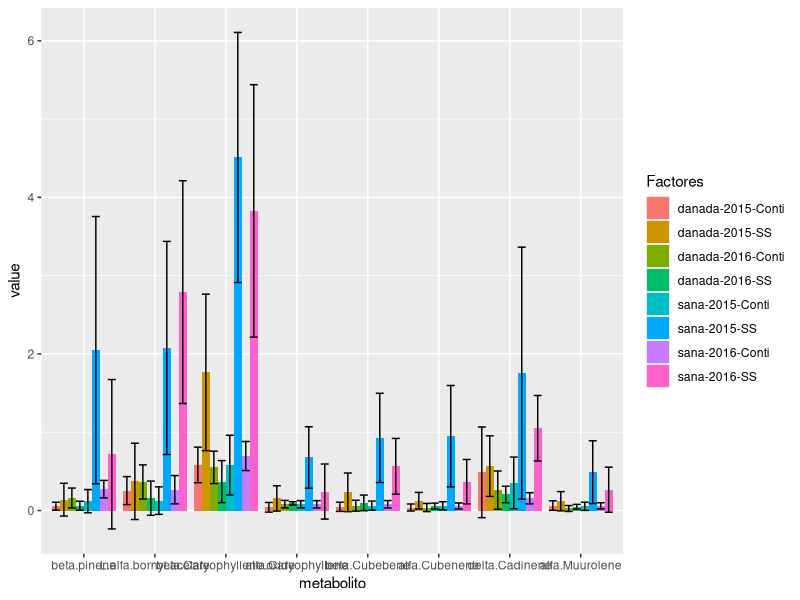
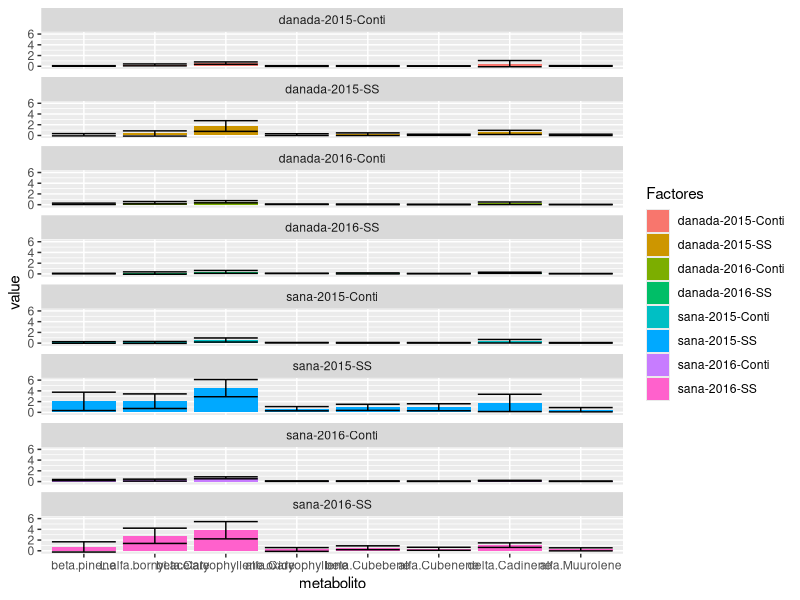
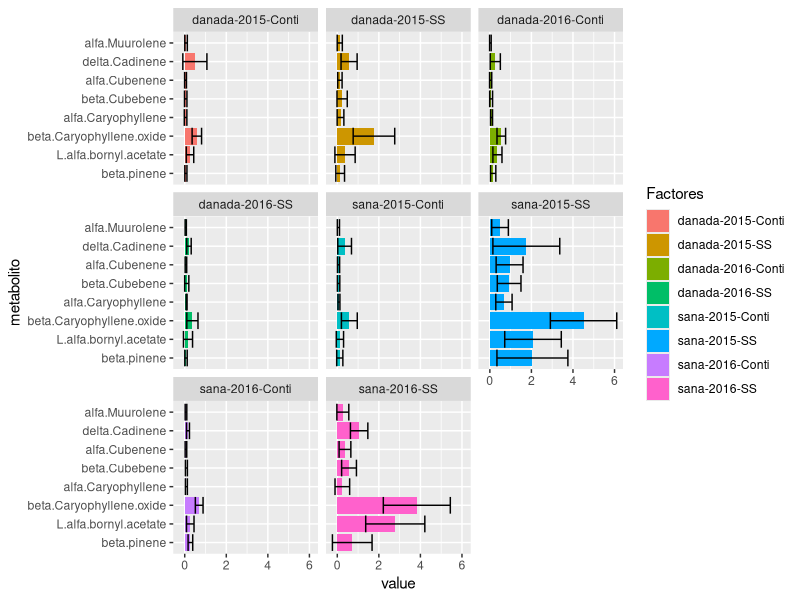
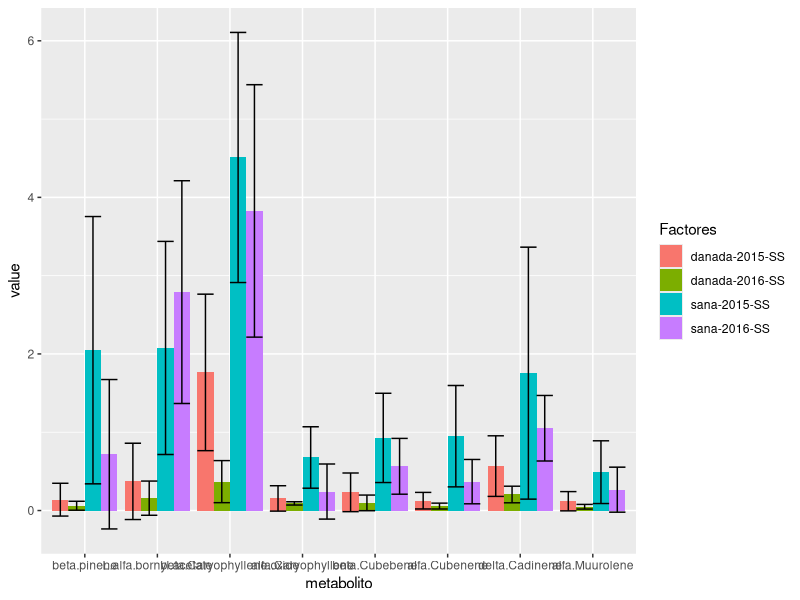
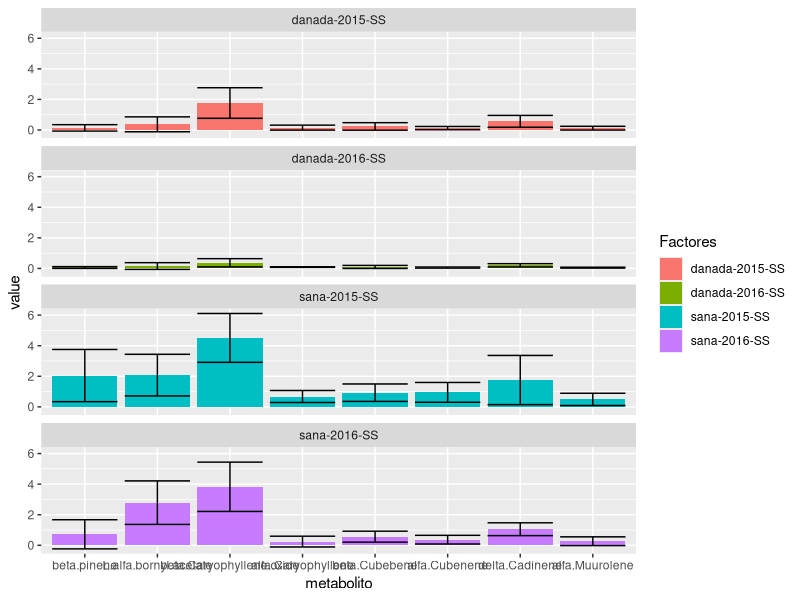
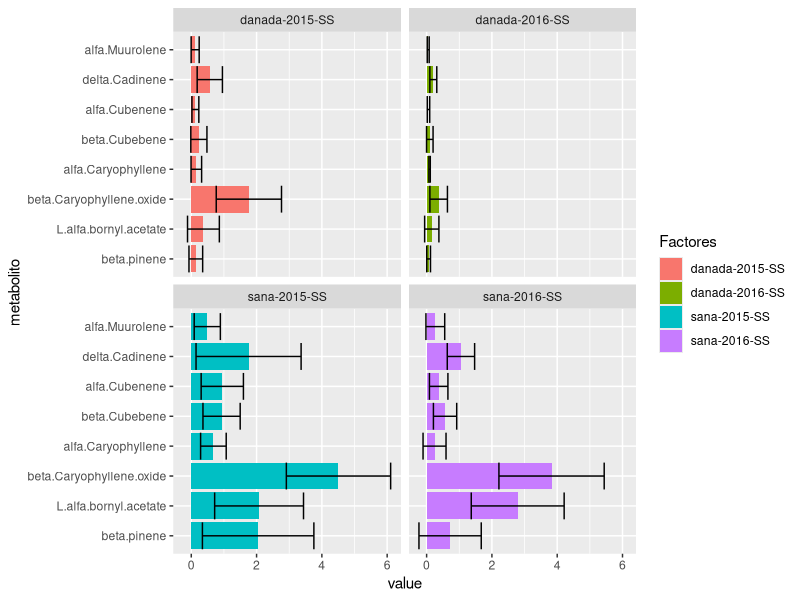
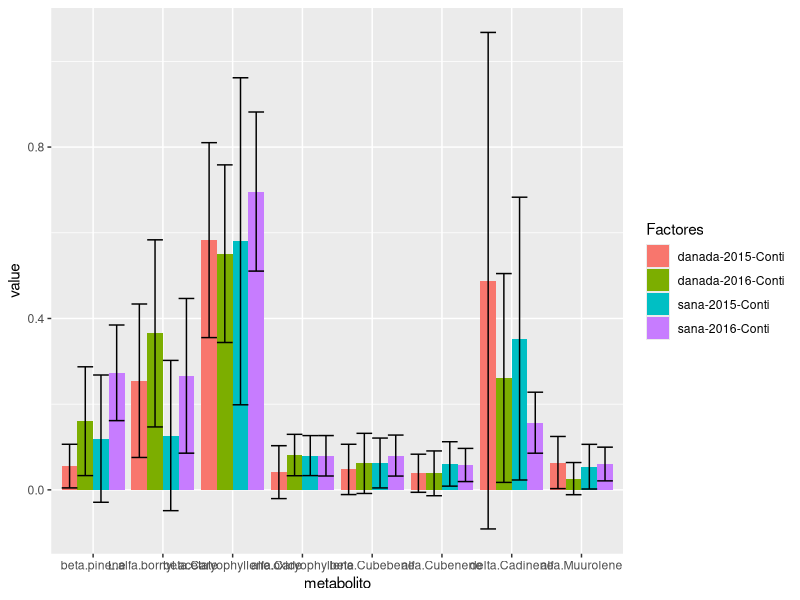
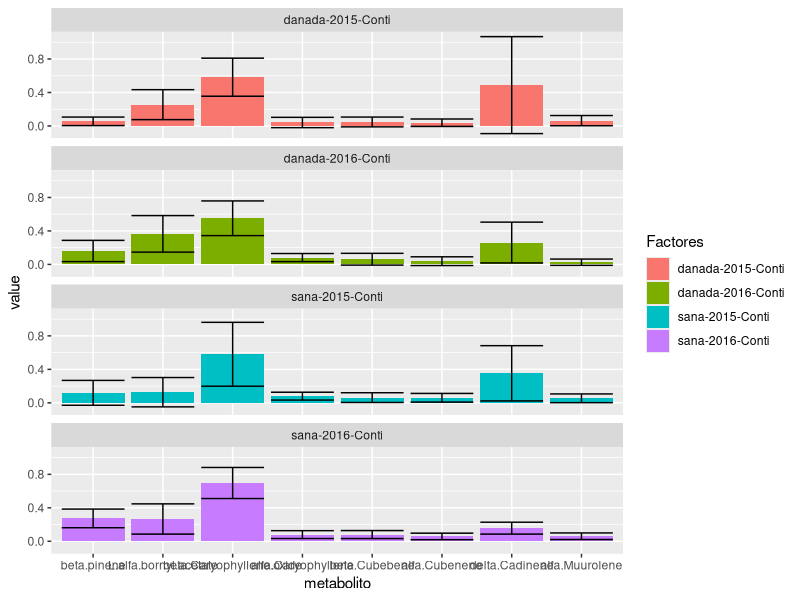

Recreate these plots in R, in order.
#Cargar datos
metabolitos<- read.csv("../../data/Tablas_datos/metabolitos_Tesis_Vero.csv")

metabolitos2<- data.frame(metabolitos$C.A.T,metabolitos$C.A, metabolitos$Temporada,metabolitos$Condicion, metabolitos$A.expo, metabolitos$Muestra, metabolitos$mmet)

colnames(metabolitos2)<- c("C.A.T", "C.A", "Temporada",
                           "Condicion", "A.expo", "Muestra", "mmet") 

# Calcular X1
metabolitos2$x1<-(metabolitos$microlitros.de.estandar*metabolitos$miligramos/metabolitos$microlitros)*2/1000


#Calcular X2,X3,X4,X5 para cada metabolito

# beta.pinene
metabolitos2$X2_beta.pinene <- metabolitos2$x1*metabolitos$beta.pinene/metabolitos$P.Area.estandar 
metabolitos2$X3_beta.pinene <- metabolitos2$X2_beta.pinene*metabolitos$microlitros.de.metabolitos/metabolitos$microlitros.de.inyeccion 
metabolitos2$X4_beta.pinene <- metabolitos2$X3_beta.pinene*100/metabolitos$Peso.acicula.gramos
metabolitos2$X5_beta.pinene <- metabolitos2$X4_beta.pinene*1000
# L.alfa.bornyl.acetate
metabolitos2$X2_L.alfa.bornyl.acetate <- metabolitos2$x1*metabolitos$L.alfa.bornyl.acetate/metabolitos$P.Area.estandar 
metabolitos2$X3_L.alfa.bornyl.acetate <- metabolitos2$X2_L.alfa.bornyl.acetate*metabolitos$microlitros.de.metabolitos/metabolitos$microlitros.de.inyeccion 
metabolitos2$X4_L.alfa.bornyl.acetate <- metabolitos2$X3_L.alfa.bornyl.acetate*100/metabolitos$Peso.acicula.gramos
metabolitos2$X5_L.alfa.bornyl.acetate <- metabolitos2$X4_L.alfa.bornyl.acetate*1000
# beta.Caryophyllene.oxide
metabolitos2$X2_beta.Caryophyllene.oxide <- metabolitos2$x1*metabolitos$beta.Caryophyllene.oxide/metabolitos$P.Area.estandar 
metabolitos2$X3_beta.Caryophyllene.oxide <- metabolitos2$X2_beta.Caryophyllene.oxide*metabolitos$microlitros.de.metabolitos/metabolitos$microlitros.de.inyeccion 
metabolitos2$X4_beta.Caryophyllene.oxide <- metabolitos2$X3_beta.Caryophyllene.oxide*100/metabolitos$Peso.acicula.gramos
metabolitos2$X5_beta.Caryophyllene.oxide <- metabolitos2$X4_beta.Caryophyllene.oxide*1000
#  alfa.Caryophyllene
metabolitos2$X2_alfa.Caryophyllene <- metabolitos2$x1*metabolitos$alfa.Caryophyllene/metabolitos$P.Area.estandar 
metabolitos2$X3_alfa.Caryophyllene <- metabolitos2$X2_alfa.Caryophyllene*metabolitos$microlitros.de.metabolitos/metabolitos$microlitros.de.inyeccion 
metabolitos2$X4_alfa.Caryophyllene <- metabolitos2$X3_alfa.Caryophyllene*100/metabolitos$Peso.acicula.gramos
metabolitos2$X5_alfa.Caryophyllene <- metabolitos2$X4_alfa.Caryophyllene*1000
# beta.Cubebene
metabolitos2$X2_beta.Cubebene <- metabolitos2$x1*metabolitos$beta.Cubebene/metabolitos$P.Area.estandar 
metabolitos2$X3_beta.Cubebene <- metabolitos2$X2_beta.Cubebene*metabolitos$microlitros.de.metabolitos/metabolitos$microlitros.de.inyeccion 
metabolitos2$X4_beta.Cubebene <- metabolitos2$X3_beta.Cubebene*100/metabolitos$Peso.acicula.gramos
metabolitos2$X5_beta.Cubebene <- metabolitos2$X4_beta.Cubebene*1000
# alfa.Cubenene
metabolitos2$X2_alfa.Cubenene  <- metabolitos2$x1*metabolitos$alfa.Cubenene/metabolitos$P.Area.estandar 
metabolitos2$X3_alfa.Cubenene  <- metabolitos2$X2_alfa.Cubenene *metabolitos$microlitros.de.metabolitos/metabolitos$microlitros.de.inyeccion 
metabolitos2$X4_alfa.Cubenene  <- metabolitos2$X3_alfa.Cubenene *100/metabolitos$Peso.acicula.gramos
metabolitos2$X5_alfa.Cubenene  <- metabolitos2$X4_alfa.Cubenene *1000
# delta.Cadinene
metabolitos2$X2_delta.Cadinene <- metabolitos2$x1*metabolitos$delta.Cadinene/metabolitos$P.Area.estandar 
metabolitos2$X3_delta.Cadinene <- metabolitos2$X2_delta.Cadinene*metabolitos$microlitros.de.metabolitos/metabolitos$microlitros.de.inyeccion 
metabolitos2$X4_delta.Cadinene <- metabolitos2$X3_delta.Cadinene*100/metabolitos$Peso.acicula.gramos
metabolitos2$X5_delta.Cadinene <- metabolitos2$X4_delta.Cadinene*1000
# alfa.Muurolene
metabolitos2$X2_alfa.Muurolene <- metabolitos2$x1*metabolitos$alfa.Muurolene/metabolitos$P.Area.estandar 
metabolitos2$X3_alfa.Muurolene <- metabolitos2$X2_alfa.Muurolene*metabolitos$microlitros.de.metabolitos/metabolitos$microlitros.de.inyeccion 
metabolitos2$X4_alfa.Muurolene <- metabolitos2$X3_alfa.Muurolene*100/metabolitos$Peso.acicula.gramos
metabolitos2$X5_alfa.Muurolene <- metabolitos2$X4_alfa.Muurolene*1000

# Data frame con datos a partir de la [] del estandar 

metabolitos3<- data.frame(metabolitos2$C.A.T,metabolitos2$C.A,metabolitos2$Temporada,metabolitos2$Condicion,metabolitos2$A.expo, metabolitos2$Muestra, metabolitos2$mmet,
                          metabolitos2$X4_beta.pinene, metabolitos2$X4_L.alfa.bornyl.acetate , metabolitos2$X4_beta.Caryophyllene.oxide, metabolitos2$X4_alfa.Caryophyllene,
                          metabolitos2$X4_beta.Cubebene,metabolitos2$X4_alfa.Cubenene,metabolitos2$X4_delta.Cadinene,metabolitos2$X4_alfa.Muurolene)


# Cambiar nombres a las columnas

colnames(metabolitos3)<- c("C-A-T","C-A","Temporada","Condicion", "A.exposicion", "Muestra","n.GC-MS",
                           "beta.pinene","L.alfa.bornyl.acetate","beta.Caryophyllene.oxide","alfa.Caryophyllene",
                           "beta.Cubebene","alfa.Cubenene","delta.Cadinene","alfa.Muurolene")


# Plotear
library(ggplot2)
library(reshape2)



# TODAS

metabolites_mean <- aggregate(metabolitos3[,8:15], by=list(Factores=metabolitos3$`C-A-T`), FUN=mean) 
metabolites_sd <- aggregate(metabolitos3[,8:15], by=list(Factores=metabolitos3$`C-A-T`), FUN=sd) 
df_mean <- melt(metabolites_mean, id.vars=c("Factores"), variable.name = "metabolito", value.name="value")
df_sd <- melt(metabolites_sd, id.vars=c("Factores"), variable.name = "metabolito", value.name="value")


limits <- aes(ymax = df_mean[,"value"] + df_sd[,"value"], ymin=df_mean[,"value"] - df_sd[,"value"])

p <- ggplot(df_mean, aes(metabolito, value, fill = Factores)) + 
  geom_bar(position="dodge", stat="identity") + geom_errorbar(limits, position="dodge")
print(p) 

p <- ggplot(df_mean, aes(metabolito, value)) + geom_bar(aes(fill = Factores), stat="identity") + 
  facet_wrap(~Factores, ncol=1) + geom_errorbar(limits, position="dodge")
print(p) 

p + coord_flip() + facet_wrap(~ Factores)

#SS
metabolitos4<-data.frame(metabolitos3)[1:20,]

metabolites_mean <- aggregate(metabolitos4[,8:15], by=list(Factores=metabolitos4$C.A.T), FUN=mean) 
metabolites_sd <- aggregate(metabolitos4[,8:15], by=list(Factores=metabolitos4$C.A.T), FUN=sd) 
df_mean <- melt(metabolites_mean, id.vars=c("Factores"), variable.name = "metabolito", value.name="value")
df_sd <- melt(metabolites_sd, id.vars=c("Factores"), variable.name = "metabolito", value.name="value")


limits <- aes(ymax = df_mean[,"value"] + df_sd[,"value"], ymin=df_mean[,"value"] - df_sd[,"value"])

p <- ggplot(df_mean, aes(metabolito, value, fill = Factores)) + 
  geom_bar(position="dodge", stat="identity") + geom_errorbar(limits, position="dodge")
print(p) 

p <- ggplot(df_mean, aes(metabolito, value)) + geom_bar(aes(fill = Factores), stat="identity") + 
  facet_wrap(~Factores, ncol=1) + geom_errorbar(limits, position="dodge")
print(p) 

p + coord_flip() + facet_wrap(~ Factores)

#CONTINGENCIA

metabolitos4<-data.frame(metabolitos3)[21:40,]

metabolites_mean <- aggregate(metabolitos4[,8:15], by=list(Factores=metabolitos4$C.A.T), FUN=mean) 
metabolites_sd <- aggregate(metabolitos4[,8:15], by=list(Factores=metabolitos4$C.A.T), FUN=sd) 
df_mean <- melt(metabolites_mean, id.vars=c("Factores"), variable.name = "metabolito", value.name="value")
df_sd <- melt(metabolites_sd, id.vars=c("Factores"), variable.name = "metabolito", value.name="value")


limits <- aes(ymax = df_mean[,"value"] + df_sd[,"value"], ymin=df_mean[,"value"] - df_sd[,"value"])

p <- ggplot(df_mean, aes(metabolito, value, fill = Factores)) + 
  geom_bar(position="dodge", stat="identity") + geom_errorbar(limits, position="dodge")
print(p) 

p <- ggplot(df_mean, aes(metabolito, value)) + geom_bar(aes(fill = Factores), stat="identity") + 
  facet_wrap(~Factores, ncol=1) + geom_errorbar(limits, position="dodge")
print(p) 
p + coord_flip() + facet_wrap(~ Factores)

